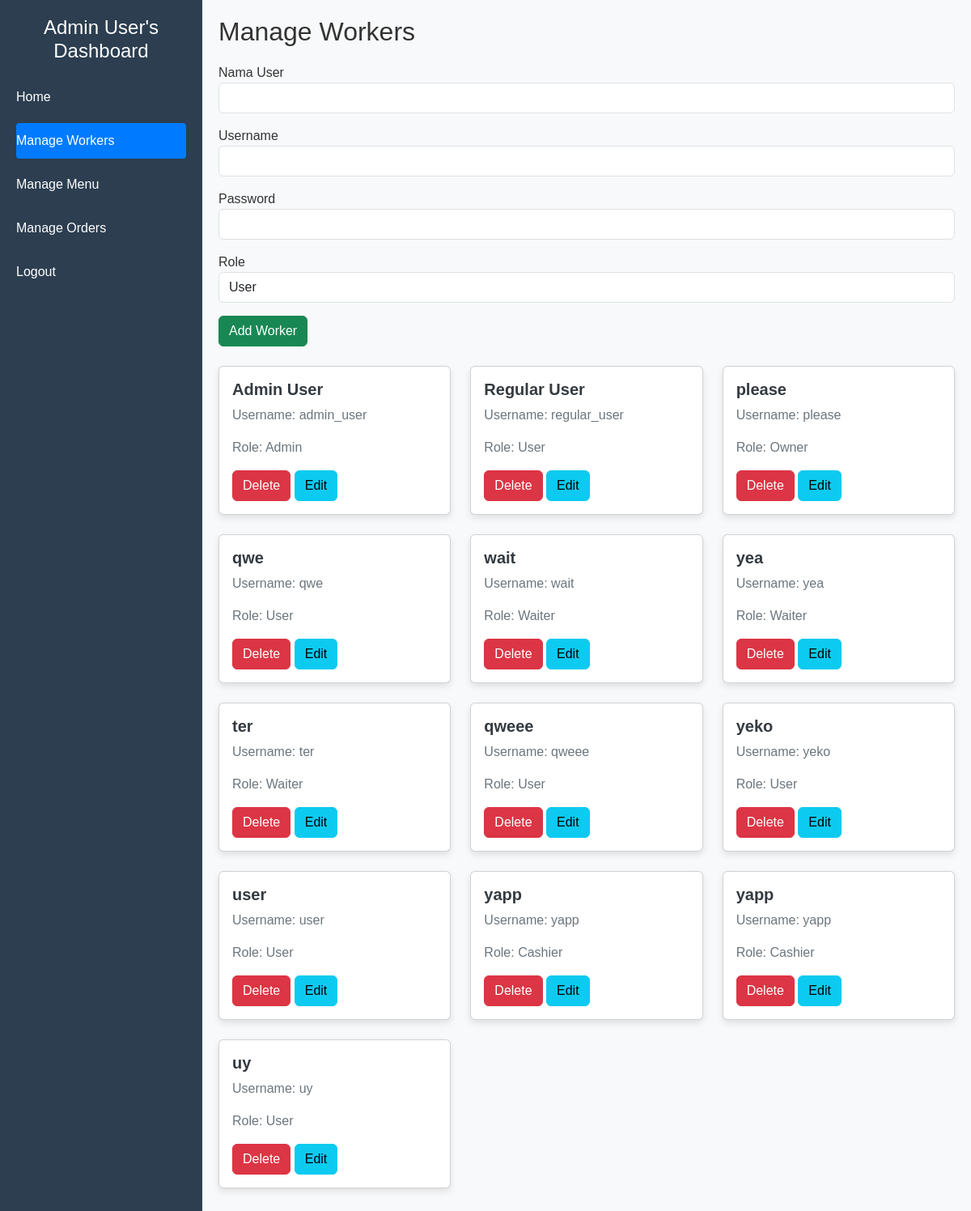
Screenshot of /workers.php (signed in) with the database file from the repository.
### tables this page shows
CREATE TABLE `user` (
  `id_user` int NOT NULL,
  `username` varchar(50) NOT NULL,
  `password` varchar(255) NOT NULL,
  `nama_user` varchar(100) NOT NULL,
  `id_level` int DEFAULT NULL
);

CREATE TABLE `level` (
  `id_level` int NOT NULL,
  `nama_level` varchar(50) NOT NULL
);

### workers.php (the view, shortened to what this page needs)
<?php
require 'db.php';
$workers = $conn->query("SELECT u.id_user, u.nama_user, u.username, l.nama_level FROM user u JOIN level l ON u.id_level = l.id_level");
$levels = $conn->query("SELECT * FROM level WHERE id_level > 1");
?>
<!DOCTYPE html>
<html lang="en">
<head>
    <link href="https://cdn.jsdelivr.net/npm/bootstrap@5.3.0/dist/css/bootstrap.min.css" rel="stylesheet">
    <link rel="stylesheet" href="styles.css">
</head>
<body>
<div class="sidebar">
    <h2><?php echo htmlspecialchars($_SESSION['nama_user']); ?>'s Dashboard</h2>
    <a href="index.php">Home</a>
    <a href="workers.php" class="active">Manage Workers</a>
    <a href="masakan.php">Manage Menu</a>
    <a href="manage_order.php">Manage Orders</a>
    <a href="logout.php">Logout</a>
</div>
<div class="content">
    <h1>Manage Workers</h1>
    <form method="POST" class="mb-4">
        <div class="mb-3">
            <label>Nama User</label>
            <input type="text" name="nama_user" class="form-control" required>
        </div>
        <div class="mb-3">
            <label>Username</label>
            <input type="text" name="username" class="form-control" required>
        </div>
        <div class="mb-3">
            <label>Password</label>
            <input type="password" name="password" class="form-control" required>
        </div>
        <div class="mb-3">
            <label>Role</label>
            <select name="id_level" class="form-control" required>
                <?php while ($level = $levels->fetch_assoc()) : ?>
                    <option value="<?php echo $level['id_level']; ?>"><?php echo $level['nama_level']; ?></option>
                <?php endwhile; ?>
            </select>
        </div>
        <button type="submit" name="add" class="btn btn-success">Add Worker</button>
    </form>
    <div class="row">
        <?php while ($worker = $workers->fetch_assoc()) : ?>
            <div class="col-md-4">
                <div class="card mb-4">
                    <div class="card-body">
                        <h5 class="card-title"><?php echo $worker['nama_user']; ?></h5>
                        <p class="card-text">Username: <?php echo $worker['username']; ?></p>
                        <p class="card-text">Role: <?php echo $worker['nama_level']; ?></p>
                        <form method="POST" style="display:inline;">
                            <button type="submit" name="delete" class="btn btn-danger">Delete</button>
                        </form>
                        <button type="button" class="btn btn-info" onclick="showEditForm('<?php echo $worker['id_user']; ?>', '<?php echo $worker['nama_user']; ?>', '<?php echo $worker['username']; ?>', '<?php echo $worker['id_level']; ?>')">Edit</button>
                    </div>
                </div>
            </div>
        <?php endwhile; ?>
    </div>
</div>
</body>
</html>

### styles.css (style rules this page uses)
body { font-family: Arial, sans-serif; background-color: #f8f9fa; }
.sidebar { height: 100vh; position: fixed; top: 0; left: 0; width: 250px; background-color: #212529; color: #fff; padding: 20px; }
.sidebar a { color: #ddd; text-decoration: none; display: block; margin: 15px 0; padding: 12px; border-radius: 5px; transition: background-color 0.3s; }
.sidebar a:hover, .sidebar a.active { background-color: #495057; color: #fff; }
.content { margin-left: 250px; padding: 40px; }
.card { box-shadow: 0 4px 8px rgba(0, 0, 0, 0.1); transition: transform 0.2s, box-shadow 0.2s; }
.card-title { font-weight: bold; color: #343a40; }
.card-text { color: #6c757d; }
body { font-family: Arial, sans-serif; margin: 0; overflow-x: hidden; }
.btn-danger { background-color: #dc3545; border-color: #dc3545; }
body { font-family: Arial, sans-serif; margin: 0; }
.sidebar { width: 200px; background: #343a40; color: #fff; padding: 20px; min-height: 100vh; }
.sidebar h2 { font-size: 18px; text-align: center; margin-bottom: 20px; }
.sidebar a { color: #ccc; text-decoration: none; display: block; margin: 10px 0; padding: 10px; border-radius: 4px; }
.sidebar a:hover, .sidebar a.active { background: #007bff; color: #fff; }
.content { flex-grow: 1; padding: 20px; background: #f8f9fa; }
body { display: flex; font-family: Arial, sans-serif; }
body { font-family: Arial, sans-serif; background-color: #f4f4f4; color: #333; }
.sidebar { width: 250px; background-color: #2c3e50; color: white; padding: 20px; position: fixed; height: 100%; }
.sidebar h2 { font-size: 1.5rem; margin-bottom: 20px; }
.sidebar a { display: block; padding: 10px 0; color: white; text-decoration: none; }
.content { margin-left: 250px; padding: 20px; }
.content h1 { font-size: 2rem; margin-bottom: 20px; }
button { background-color: #3498db; color: white; border: none; padding: 10px 20px; cursor: pointer; }

### rows the page displays
user: nama_user "Admin User", username "admin_user", id_level.nama_level "Admin"
user: nama_user "Regular User", username "regular_user", id_level.nama_level "User"
user: nama_user "please", username "please", id_level.nama_level "Owner"
user: nama_user "qwe", username "qwe", id_level.nama_level "User"
user: nama_user "wait", username "wait", id_level.nama_level "Waiter"
user: nama_user "yea", username "yea", id_level.nama_level "Waiter"
user: nama_user "ter", username "ter", id_level.nama_level "Waiter"
user: nama_user "qweee", username "qweee", id_level.nama_level "User"
user: nama_user "yeko", username "yeko", id_level.nama_level "User"
user: nama_user "user", username "user", id_level.nama_level "User"
user: nama_user "yapp", username "yapp", id_level.nama_level "Cashier"
user: nama_user "yapp", username "yapp", id_level.nama_level "Cashier"
user: nama_user "uy", username "uy", id_level.nama_level "User"

### other values shown
$_SESSION['nama_user'] "Admin User"
form field id_level "User"
